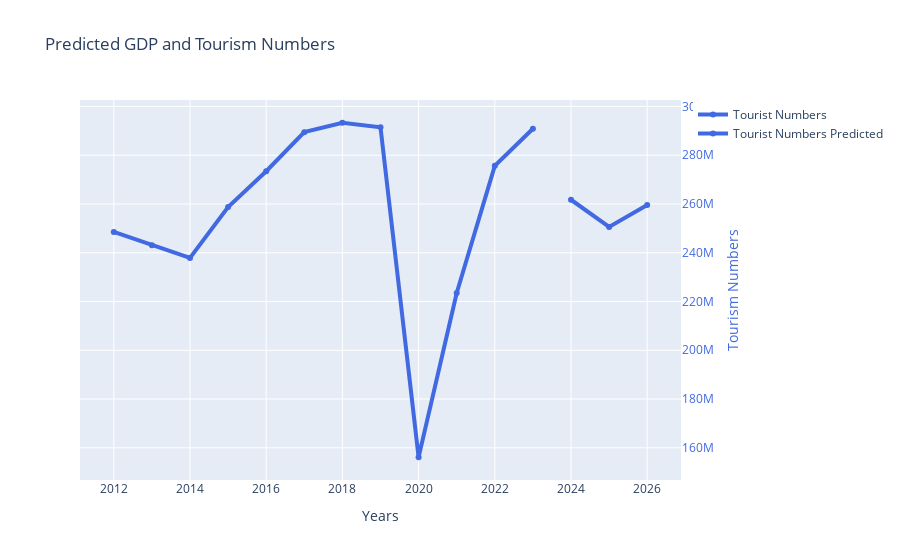

Source (notebook cell):
### Code cell
visualization(data_not_st, result)

### Figure 1 — Plotly figure (JSON) as saved in the notebook; plotly's stock layout.template omitted (floating-point values rounded to 4 significant figures)
{"data": [{"line": {"color": "royalblue", "width": 4}, "name": "Tourist Numbers", "type": "scatter", "x": [2012, 2013, 2014, 2015, 2016, 2017, 2018, 2019, 2020, 2021, 2022, 2023, 2024, 2025, 2026], "y": [248536678, 243094908, 237899314, 258762120, 273436004, 289462889, 293323160, 291426796, 156125758, 223492010, 275660135, 290848376, null, null, null], "yaxis": "y2"}, {"line": {"color": "royalblue", "width": 4}, "name": "Tourist Numbers Predicted", "type": "scatter", "x": [2012, 2013, 2014, 2015, 2016, 2017, 2018, 2019, 2020, 2021, 2022, 2023, 2024, 2025, 2026], "y": [null, null, null, null, null, null, null, null, null, null, null, null, 261700000.0, 250600000.0, 259600000.0], "yaxis": "y2"}], "layout": {"title": {"text": "Predicted GDP and Tourism Numbers"}, "xaxis": {"title": {"text": "Years"}}, "yaxis": {"tickfont": {"color": "firebrick"}, "title": {"font": {"color": "firebrick"}, "text": "GDP"}}, "yaxis2": {"overlaying": "y", "side": "right", "tickfont": {"color": "royalblue"}, "title": {"font": {"color": "royalblue"}, "text": "Tourism Numbers"}}}}
